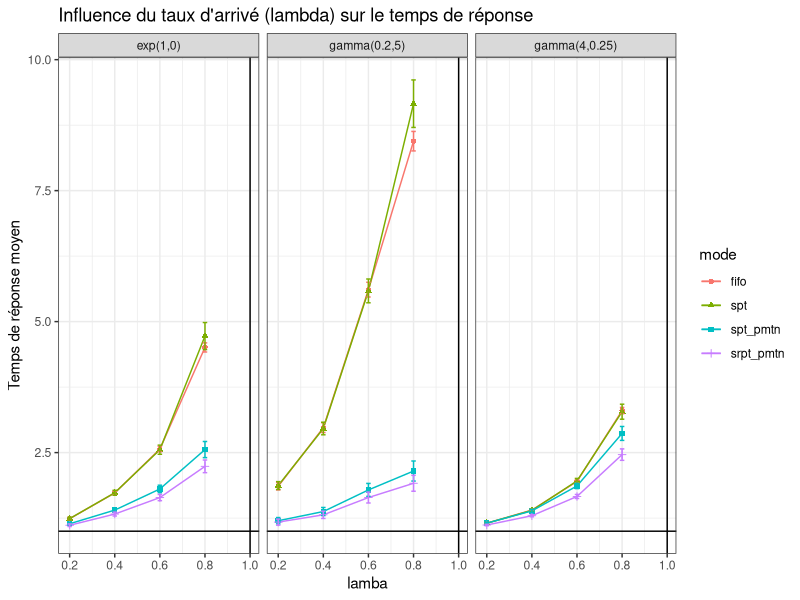
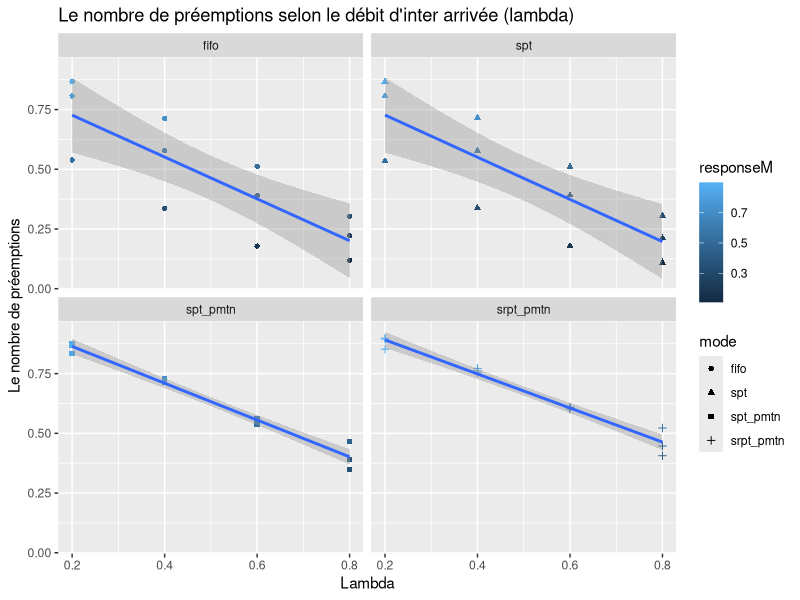
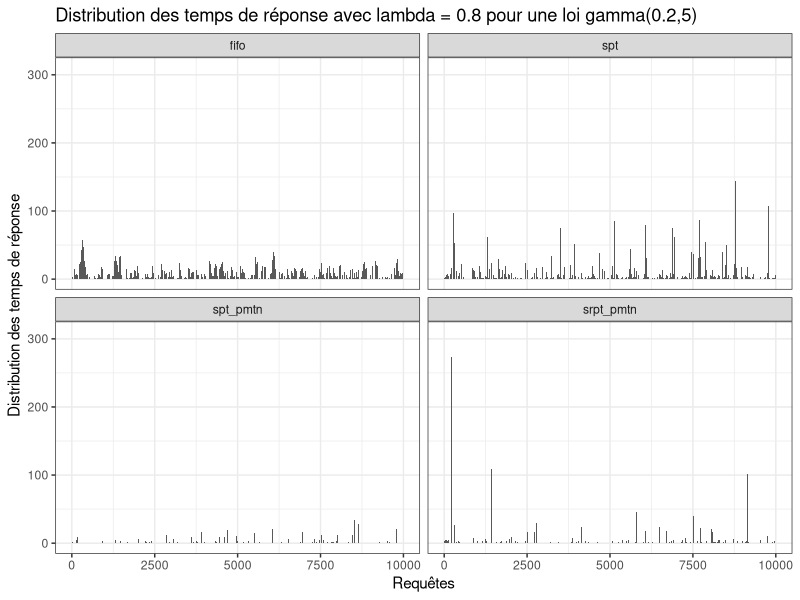
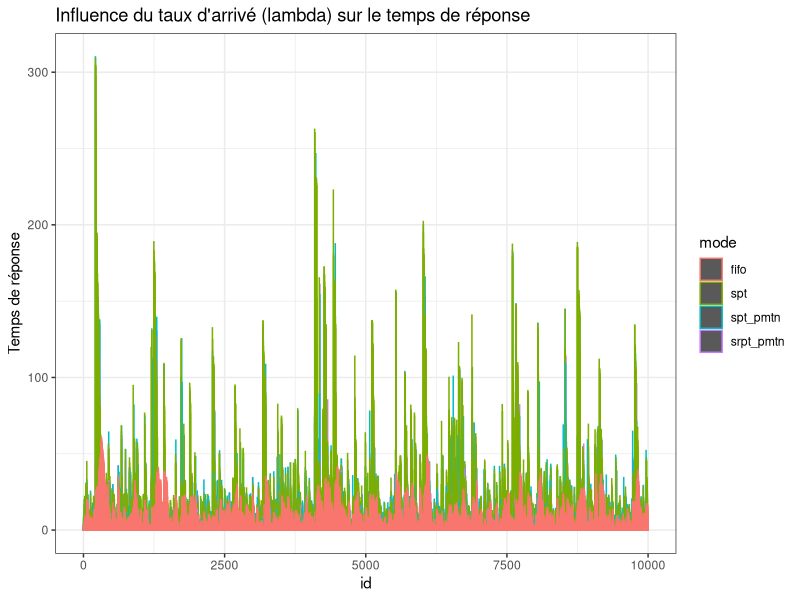

The R source for these figures, in order:
## ---- chunk 1
#Libraries
library(plyr)
library(ggplot2)

## ---- chunk 2

Service <- function(n=1,typeservice,x,y) {
# genere un temps de service
  switch(typeservice,
         det = rep(1,n),
         uni = runif(n,x,y),
         gamma = rgamma(n,shape=x,scale=y),
         exp = rexp(n,x)
         )
}

FileLIFO <- function(n,lambda,typeservice,x,y,policy,seed=10) {
    # simulates a M/GI/1 LIFO queue with different preemption policy
    # parameters:
    #    n :  total number of jobs
    #    lambda : arrival rate
    #    typeservice : service law (det uni gamma exp)
    #    x ,y : parameters of the service law
    #    policy: npmtn, pmtn, pmtn_restart, pmtn_reset
    # return value:
    #    vector with response time of each task assuming the queue is initially empty
    set.seed(seed)                #in order to have the same time service each call with the same lambda, x, y
    A <- rexp(n,lambda)         # inter arrival
    t1 <- cumsum(A)             # arrival dates
    t2 <- rep(NA,n)             # completion dates
    S <- Service(n,typeservice,x,y) # initial service times
    
    #### Variables that define the state of the queue
    t = 0               # current time
    remaining = rep(NA,n)  # how much work remains to do for each task
    running = NA        # index of the currently running task
    waiting = c()       # stack with tasks which have arrived or have not been completed yet
    next_arrival = 1    # index of the next task to arrive
    sys_vide = 0        # by curiosity let's count the number of times the system is empty
    sys_interrupted = 0 # by curiosity let's count the number of times the system is interrupted
    used = rep(0, n)    # by curiosity let's count the total of time used by a process (including its restart)
    waiting_length = rep(NA,n)  # by curiosity let's save the preemptions for counting them later
    
    
    #### A few useful local functions 
    run_task = function() { # runs the last task of the waiting list
      #if there is still a process in the stack to run, we take the last one in
    
      if(length(waiting)>0) {
      
    #print("arrivals")
    #print(t1)

        index = length(waiting)
        #waiting_length[next_arrival-1] <<- index
        last_request = waiting[index] #it unstacks the last process received to update its remainning time
        #At first affectation it takes S[running], but after remaining[running] is returned
        remaining[last_request] <<- min(S[last_request],remaining[last_request],na.rm=T)

        #print("index") 
        #print(length(waiting))
        #print("queue") 
        #print(waiting)
    
        #return the waiting index of the process with a minimum remaining time > 0 : depending on the policy chosen
        switch(policy,
                        srpt_pmtn = 
                          { #we elect the min between the new and current request by comparing their remaining time
                            if (index >= 2) { 
                              if (remaining[waiting[index-1]] <= remaining[waiting[index]]) 
                                index = (index - 1)
                            }
                          },
                       
                        spt_pmtn = 
                          { #we elect the min between the new and current request by comparing their service time
                            if (index >= 2) { 
                              if (S[waiting[index-1]] <= S[waiting[index]]) 
                                index = (index - 1)
                            }
                          },
                       
                        spt = 
                          { #we elect the first shortest remaining time process, among all the waiting processes
                            min_process = which(remaining==min(remaining[remaining>0], na.rm=T))
                            
                            #print("spt ")
                            #print(min_process)
                            #print(remaining)
                            
                            index = (which(waiting == min_process)) #[1]
                          },
                        
                        fifo = 
                          { #we elect the first arrived
                            
                            #print("fifo ")
                            #print(remaining)
                            
                            index = 1
                          },
                         {
                           print ("Default case --> Error")
                         }
                )

      
        running <<- waiting[index]        
    
        #For some reason multiple process can be pushed in waiting with one call to push function, causing troubles
        #Moreover this issue, may engage other strange behaviors such as 
        if (is.na(remaining[running]))
          remaining[running] <<- min(S[running],remaining[running],na.rm=T)
    
        waiting <<- waiting[-index] #renvoie le tableau privé de l'element a la position index 
      }
    }

    push_task = function() { # insert the next_arrival-th task to the waiting list
                             # and run it if there is preemption
      if(policy != "spt" && policy != "fifo") {
        #It is preemptif
        if(!is.na(running)) {
          #if a process is running, we stack him because we are in preemption mode, and then stack also the next arrival. 
          waiting <<- c(waiting,running) #it stacks the current process, if t==t1[next_arrival]
        }
        running <<- NA #We set it to NA as if no process is running
      }
      #preemptif or not we stack the next arrival
      waiting <<- c(waiting,next_arrival)
      next_arrival <<- next_arrival+1 
      if(is.na(running)) { run_task() } #if it was preemtpif let run the next arrival, by unstack it
    }

    #### Main simulation loop
    while(TRUE) { 
      #dt is the time we will minus the remaning running process time
      # Look for next event
      dt = NA
      #have we reached the number max of process arrival ?
      if(next_arrival <=n) { dt = min(dt ,(t1[next_arrival]-t), na.rm=T ) } #dt=t1[..]-t it's a bit akward to take the min with dt because NA are deleted. Notice that t1[next_arrival]-t=dt is the next process arrival time - current time. So this is the elapsed time
      
      #is some process running ? if so, we finish executing it if its remaining time is lower than the delta time of the next arrival
      if(!is.na(running))  { dt = min(dt,remaining[running], na.rm=T) }
      
      #we've reached the max of process (no next arrival) and no process is running, we take off
      if(is.na(dt)) { break }
      
      # Update state
      t=t+dt
      if(!is.na(running)) { 
        # if a process is running, we subtract him dt time
        remaining[running] = remaining[running] - dt
        used[running] = used[running] + dt
        if(remaining[running]<=0) {
          #if the process is finished, we note the finish time
          t2[running] = t
          running = NA
          
          #the process is finished, it unstacks the last process and it launchs it depending on the policy chosen (resume, restart, restart with lower time), and affect remaining[running] to the corresponding time service
          run_task()
        }
      }
      
      if((next_arrival<=n) & (t==t1[next_arrival])) {
        #if this is time for the next arrival
        push_task() #insert the next_arrival task to the waiting list and run it if there is preemption
      }
      
    }
    
    #count the number of times the system is empty
    for(i in 2:n) {
      if ( t1[i]>t2[i-1]) {
        sys_vide = sys_vide + 1
      }
    }
    
    list (jobs = data.frame(arrival = t1, completion=t2, service=used, theoricService=S, response=(t2-t1), wl = waiting_length), 
          sys_vide = sys_vide)
}    

## ---- chunk 3

lambda_min  = 0.1
lambda_max  = 0.95
lambdas     = c(.2, .4, .6, .8) #seq(lambda_min, lambda_max, step)
step        = 0.05
n           = 10000
x           = 1
y           = 1
policies    = c("srpt_pmtn","spt_pmtn", "spt", "fifo")

laws        = data.frame()
laws        = rbind(laws, data.frame(name="exp(1,0)", fun="exp", x=1, y=0))
laws        = rbind(laws, data.frame(name="gamma(4,0.25)", fun="gamma", x=4, y=0.25))
laws        = rbind(laws, data.frame(name="gamma(0.2,5)", fun="gamma", x=0.2, y=5))

df = data.frame()
for(law in 1:nrow(laws)) {
    for(lambda in lambdas) {
      for(policy in policies){ 
        route=FileLIFO(n, lambda, typeservice=as.character(laws[law,]$fun), laws[law,]$x, laws[law,]$y, policy, seed=floor(lambda*10))
        tmp=route$jobs
        tmp$mode = policy
        tmp$lambda = lambda
        tmp$id=1:length(tmp$arrival)
        tmp$law = laws[law,]$name
        tmp$n = n
        tmp$sys_vide = route$sys_vide
        tmp$sys_interrupted=(tmp$n-tmp$sys_vide)
        df = rbind(df, tmp)
     }
  }
}

library(plyr)
res = ddply(df, c("law", "mode", "lambda", "n", "sys_vide", "sys_interrupted"), summarize, serviceM= mean(service), sd_service=sd(service), responseM=mean(response), sd_response=sd(response))

## ---- chunk 4
ggplot(data=res, aes(x = lambda, y = responseM, color = mode, shape = mode)) + 
  geom_line() +
  geom_point() + 
  geom_errorbar(width = 0.02, aes(x = lambda, y = responseM, ymin = responseM - 2 * sd_response/sqrt(n), ymax = responseM + 2 * sd_response/sqrt(n))) + 
  geom_vline(xintercept = 1) +
  geom_hline(yintercept = 1) +
  theme_bw() +
  facet_wrap(~law) +
  xlab("lamba") +
  ylab("Temps de réponse moyen") +
  ggtitle("Influence du taux d'arrivé (lambda) sur le temps de réponse")
## ---- chunk 5
library(plyr)
res2 = ddply(df, c("law", "mode", "lambda", "n"), summarize, responseM= 1/mean(response))

## ---- chunk 6
#mean = ddply(res, c("lambda"), summarize, sys_int= mean(sys_interrupted))
#geom_smooth(data=mean, (aes(y=sys_int)), method="lm")
reg = res2[res2$law=="gamma(0.2,5)" & res2$mode=="fifo",]
coef(lm(data=reg, reg$responseM ~ reg$lambda))

ggplot(data=res2, aes(x=lambda) )+
  geom_point(aes (y=responseM, colour=responseM, shape=mode)) +
  geom_smooth(data=res2, (aes(y=responseM)), method="lm")+
  facet_wrap(~mode) +
  xlab("Lambda") +
  ylab("Le nombre de préemptions") +
  ggtitle("Le nombre de préemptions selon le débit d'inter arrivée (lambda) ")

## ---- chunk 7

ggplot(data=df[df$law=="gamma(0.2,5)" & df$lambda==0.8,], aes(x = id)) + 
  geom_bar(stat="identity", position="identity", aes(y=response)) + 
  theme_bw() +
  xlab("Requêtes") +
  facet_wrap(~mode) + 
  ylab("Distribution des temps de réponse") +
  ggtitle("Distribution des temps de réponse avec lambda = 0.8 pour une loi gamma(0.2,5)")

## ---- chunk 8

ggplot(data=df[df$lambda==0.8,], aes(x = id, color = mode, shape = mode)) + 
  geom_bar(stat="identity", position="identity", aes(y=response)) + 
  theme_bw() +
  xlab("id") +
  ylab("Temps de réponse") +
  ggtitle("Influence du taux d'arrivé (lambda) sur le temps de réponse")
